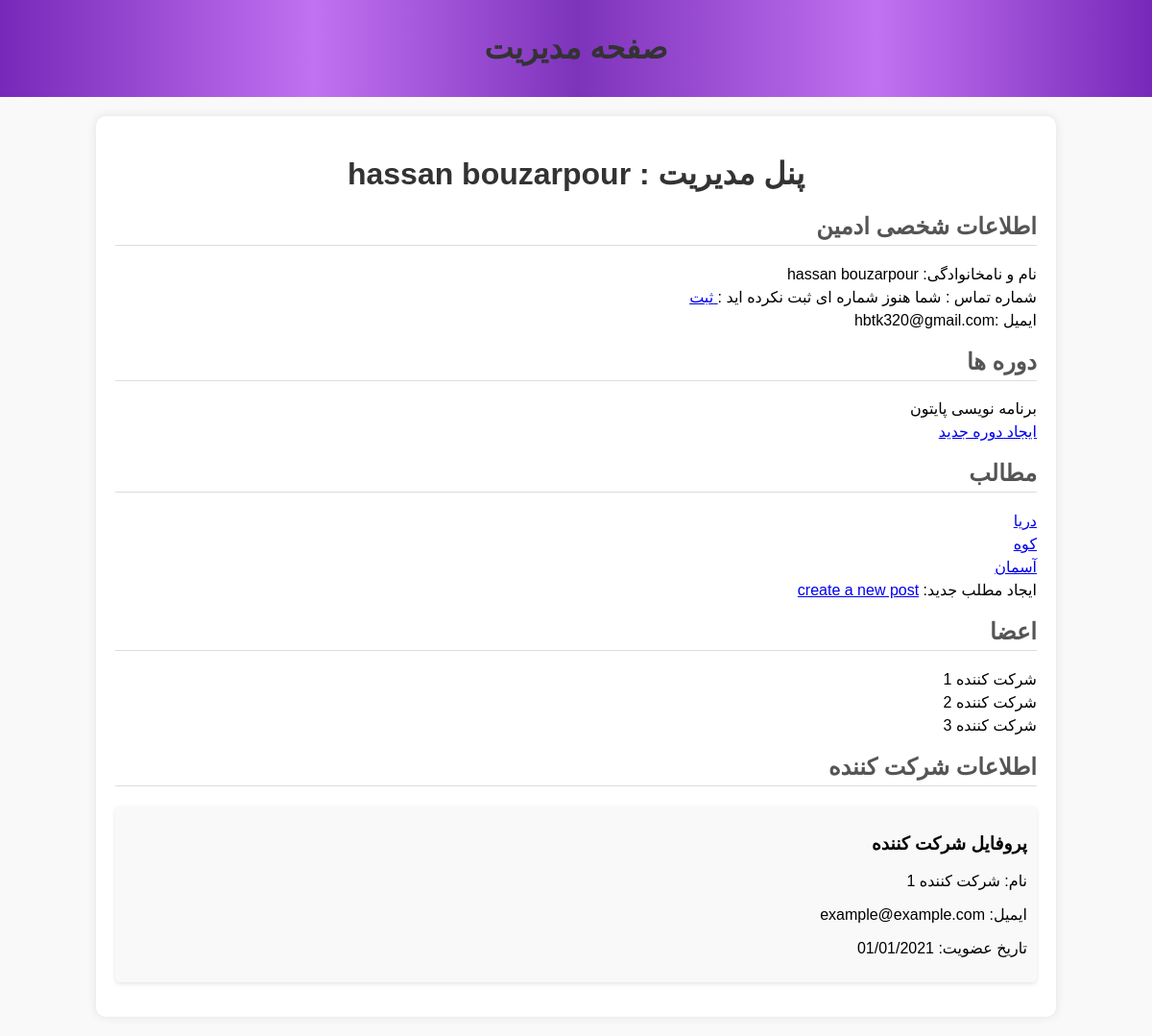
Page /admin (signed in) on the earlier database version.
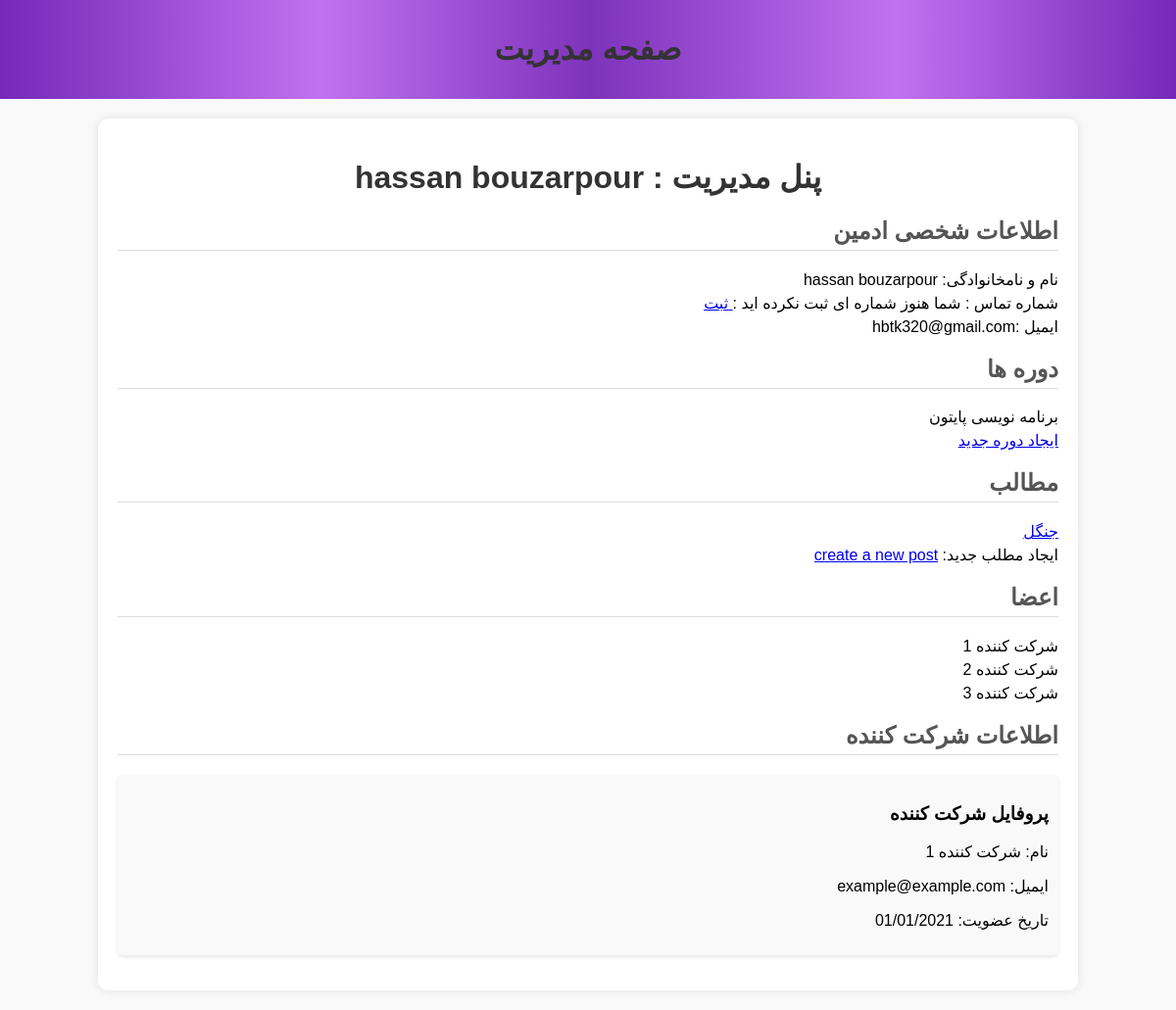
Same page on the later database version.
### runnit_project/models.py (models this page shows, shortened)
class Course(db.Model):
    user_id = db.Column(db.Integer, db.ForeignKey('user.user_id'), nullable=False)
    course_id = db.Column(db.Integer, primary_key=True)
    name = db.Column(db.String(100), nullable=False)
    body = db.Column(db.Text, nullable=False)
    rating = db.Column(db.Integer)
    image = db.Column(db.String(200))

class Post(db.Model):
    post_id = db.Column(db.Integer, primary_key=True)
    title = db.Column(db.String(100), nullable=False)
    body = db.Column(db.Text, nullable=False)
    image = db.Column(db.String(200),nullable = True)
    user_id = db.Column(db.Integer, db.ForeignKey('user.user_id'), nullable=False)

### runnit_project/routes.py (the view)
@app.route("/admin")
@admin_required
@login_required
def admin_panel():
    user_id = session["user_id"]
    user = User.query.filter_by(user_id = user_id).first()
    courses = Course.query.filter_by(user_id = user_id)
    posts = Post.query.filter_by(user_id = user_id)
    return render_template("admin_panel.html",user=user,courses = courses,posts=posts)

### run.py (called while the page is built, shortened)
@app.before_request
def create_initials():
    if not "language" in session:
        session["language"] = 'fa'
    global initialization_done

### runnit_project/templates/admin_panel.html (shortened to what this page needs)
<!DOCTYPE html>
<html lang="fa">
<head>
    <link rel="stylesheet" type="text/css" href="{{url_for('static' , filename = 'css/style2.css')}}">
</head>
<body>
    <header>
        <h1>صفحه مدیریت</h1>
    </header>
    <div class="admin-panel">
        <h1>پنل مدیریت : {{user.firstname}} {{user.lastname}} </h1>
        <ul>
        <div class="courses">
            <h2>اطلاعات شخصی ادمین</h2>
            <ul>
                <li>نام و نامخانوادگی: {{user.firstname}} {{user.lastname}}</li>
                <li>شماره تماس :{%if user.phone %}{{user.phone}}{% else %} شما هنوز شماره ای ثبت نکرده اید  :<a href="{{url_for('enter_phone')}}"> ثبت</a>{% endif %}</li>
                <li>ایمیل :{{user.email}} </li>
            </ul>
        </div>
                <div class="members">
                    <h2>دوره ها</h2>
                    <ul>{% if courses %}
                        {% for course in  courses %}
                        <li>{{course.name}}</li>{% endfor %}
                    </ul>
                    <a href="{{ url_for('create_course') }}"> ایجاد دوره جدید </a></li>
                </div>
                {% else %}
                هنوز دوره ای ایجاد نکرده اید :
                 <a href="{{ url_for('create_course') }}"> ایجاد دوره جدید </a></li>
                </div>
                {% endif %}
        <div class="courses">
            <h2>مطالب</h2>
            <ul>{% if posts %}
                {% for post in posts %}
                <li><a href="{{url_for('post_detail',post_id = post.post_id)}}">{{post.title}}</a></li>
                {% endfor %}
            </ul>
           ایجاد مطلب جدید: <a href="{{ url_for('create_post') }}"> create a new post</a></li>
        </div>
        {% else %}
        هنوز مطلبی ایجاد نکرده اید :
        <a href="{{ url_for('create_post') }}"> ایجاد مطلب جدید</a></li>
    </div>
        {% endif %}
        <div class="members">
            <h2>اعضا</h2>
            <ul>
                <li>شرکت کننده 1</li>
                <li>شرکت کننده 2</li>
                <li>شرکت کننده 3</li>
            </ul>
        </div>
        <div class="participant-info">
            <h2>اطلاعات شرکت کننده</h2>
            <div class="profile">
                <h3>پروفایل شرکت کننده</h3>
                <p>نام: شرکت کننده 1</p>
                <p>ایمیل: example@example.com</p>
                <p>تاریخ عضویت: 01/01/2021</p>
            </div>
        </div>
    </div>
</body>
</html>

Differences in the rows shown:
removed Post: title "دریا"
removed Post: title "کوه"
removed Post: title "آسمان"
added Post: title "جنگل"
